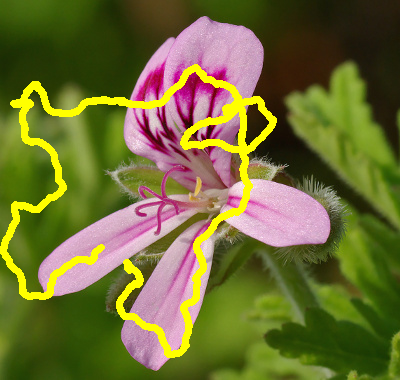
%> input picture M1/S8/TAV/TP05/donnees_TP5/Images/fleur_avec_defaut.png, 400 x 380 px
$ octave exercice_2.m   (GNU Octave 9; MATLAB toolbox functions it lacks are replaced by stand-ins)
%> lines starting %> are read from the running program, lines starting %| are printed output that depends on the picture; in (x1, y1, x2, y2) boxes, pixels count from 0 and x2, y2 are one past the last pixel; in counts of white or black regions, pixels touching at a corner belong together; the program's own positions count from 1
### M1/S8/TAV/TP05/donnees_TP5/inpainting.m
function u_kp1 = inpainting(b,u_k,lambda,Dx,Dy,epsilon,W_Omega_sans_D)
nb_pixels = length(u_k);

abs_u_carre = (Dx*u_k).^2 + (Dy*u_k).^2;
e = 1./sqrt(abs_u_carre+epsilon);
W_k = spdiags(e,0,nb_pixels,nb_pixels);

Lap = -Dx'*W_k*Dx -Dy'*W_k*Dy;
A_k = W_Omega_sans_D - lambda*Lap;

u_kp1 = A_k\b;
end

### M1/S8/TAV/TP05/donnees_TP5/exercice_2.m
%--------------------------------------------------------------------------
% ENSEEIHT - 2SN MM - Traitement des donnees audio-visuelles
% TP5 - Restauration d'images
% exercice_1_bis : debruitage avec variation totale (image RVB)
%--------------------------------------------------------------------------

clear
close all
clc

% Mise en place de la figure pour affichage :
taille_ecran = get(0,'ScreenSize');
L = taille_ecran(3);
H = taille_ecran(4);
figure('Name','Debruitage par variation totale',...
	'Position',[0.05*L,0.1*H,0.9*L,0.7*H]);

% Lecture de l'image :
u_0 = double(imread('Images/fleur_avec_defaut.png'));
% u_0 = double(imread('Images/lena_avec_bruit.bmp'));
[nb_lignes,nb_colonnes,nb_canaux] = size(u_0);
%> nb_lignes = 380; nb_colonnes = 400; nb_canaux = 3
u_max = max(u_0(:));
%> u_max = 255

% Affichage de l'image :
subplot(1,3,1)
	imagesc(max(0,min(1,u_0/u_max)),[0 1])
	if nb_canaux==1
		colormap gray
	end
	axis image off
	title('Image bruitee','FontSize',20)

% Affichage de l'image restauree a l'iteration 0 :
subplot(1,3,2)
	imagesc(max(0,min(1,u_0/u_max)),[0 1])
	if nb_canaux==1
		colormap gray
	end
	axis image off
	title('Image restauree (iteration 0)','FontSize',20)
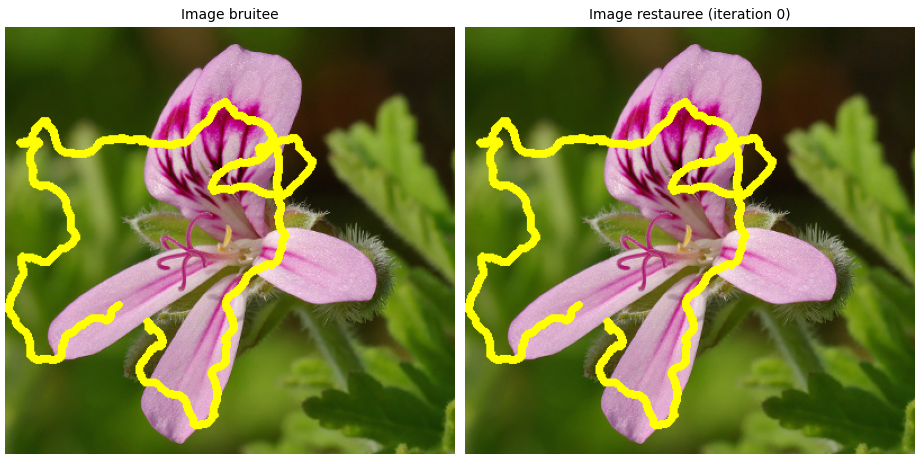
%> figure redrawn from the program's plot data, 2 panels
drawnow nocallbacks

% Vectorisation des canaux de u_0 :
nb_pixels = nb_lignes*nb_colonnes;
%> nb_pixels = 152000
u_0 = reshape(u_0,[nb_pixels nb_canaux]);

% Parametre pour garantir la differentiabilite de la variation totale :
epsilon = 0.01;

% Operateur gradient :
e = ones(nb_pixels,1);
Dx = spdiags([-e e],[0 nb_lignes],nb_pixels,nb_pixels);
Dx(end-nb_lignes+1:end,:) = 0;
Dy = spdiags([-e e],[0 1],nb_pixels,nb_pixels);
Dy(nb_lignes:nb_lignes:end,:) = 0;

% Lecture du masque D
D = double(imread('Images/defaut_fleur.png'));
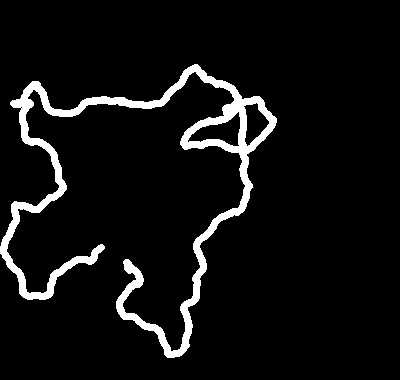
%> input picture M1/S8/TAV/TP05/donnees_TP5/Images/defaut_fleur.png, 400 x 380 px
%> D: size 380x400 double; min 0, max 255, mean 16.3; mean of the top-left, top-right, bottom-left and bottom-right quarters 19.5, 15.9, 25.4, 4.5
D = (D ~=0);
%> D: size 380x400 logical; 6.4% white; 1 white region, box (x1, y1, x2, y2) and area: (0, 64, 277, 358) 9726
%> the run ends on the next line

% Second membre b du systeme :
W_Omega_sans_D = spdiags(reshape(1-D,nb_pixels,1),0,nb_pixels,nb_pixels);
b = W_Omega_sans_D*u_0;

% Point fixe :
lambda = 10;			% Poids de la regularisation
u_k = u_0;
convergence = +Inf;
iteration = 0;


while convergence > 1e-3

	% Incrementation du nombre d'iterations :
	iteration = iteration + 1;

	% Iteration (6) :
	u_kp1 = inpainting(b,u_k,lambda,Dx,Dy,epsilon,W_Omega_sans_D);
